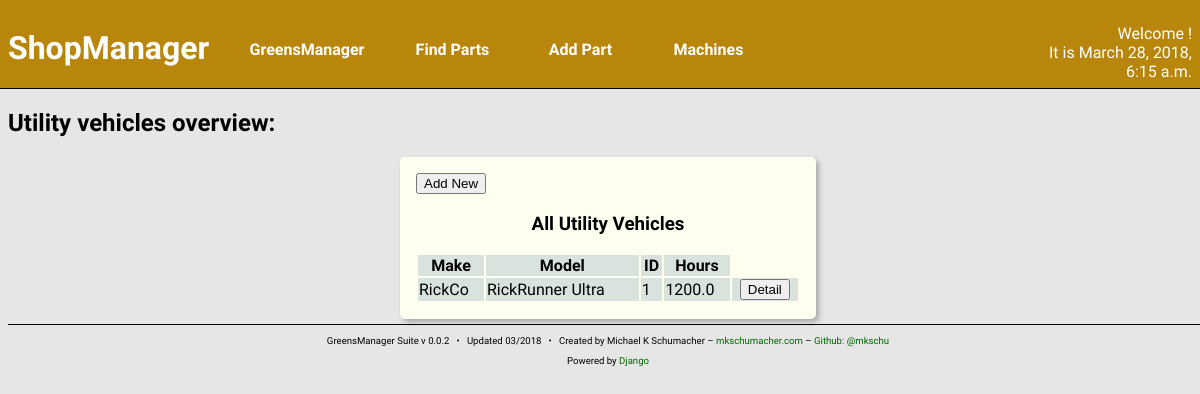
The page /shop/util/ on the database as committed earlier.
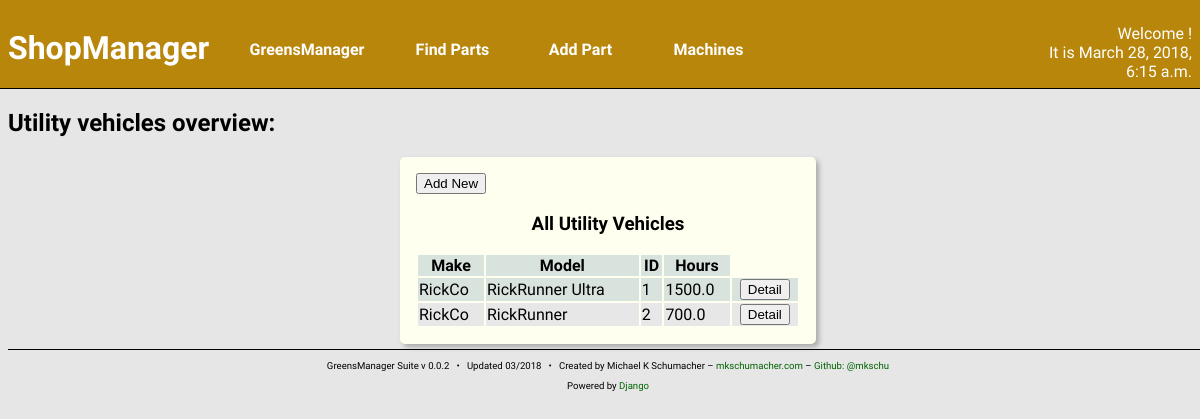
The same page on the database as committed later.
### machines/models.py (models this page shows, shortened)
class Machine(models.Model):
    make = models.CharField(max_length=128)
    model = models.TextField(max_length=256)
    year = models.IntegerField()
    ident_number = models.CharField(max_length=16,
                                    blank = True,
                                    null = True)
    date_purchased = models.DateField()
    hours = models.FloatField()
    in_commission = models.BooleanField(default = True)
    fuel_type = models.ManyToManyField('parts.Fuel',
                                       blank = True,
                                       related_name = '+')
    oil_type = models.ManyToManyField('parts.Oil',
                                      blank = True,
                                      related_name = '+')
    oil_capacity = models.FloatField(blank = True, null = True)
    hyd_oil_type = models.ManyToManyField('parts.Oil',
                                          blank = True,
                                          related_name = '+')
    hyd_oil_capacity = models.FloatField(blank = True, null = True)
    oil_filter = models.ManyToManyField('parts.Filter',
                                        blank = True,
                                        related_name = '+')
    hyd_oil_filter = models.ManyToManyField('parts.Filter',
                                            blank = True,
                                            related_name = '+')
    fuel_filter = models.ManyToManyField('parts.Filter',
                                         blank = True,
                                         related_name = '+')
    created_at = models.DateTimeField(auto_now_add=True)
    updated_at = models.DateTimeField(auto_now=True)

class UtilVehicle(Machine):
    bed_size = models.FloatField(blank = True, null = True)

class Machine(models.Model):
    make = models.CharField(max_length=128)
    model = models.TextField(max_length=256)
    year = models.IntegerField()
    ident_number = models.CharField(max_length=16,
                                    blank = True,
                                    null = True)
    date_purchased = models.DateField()
    hours = models.FloatField()
    in_commission = models.BooleanField(default = True)
    fuel_type = models.ManyToManyField('parts.Fuel',
                                       blank = True,
                                       related_name = '+')
    oil_type = models.ManyToManyField('parts.Oil',
                                      blank = True,
                                      related_name = '+')
    oil_capacity = models.FloatField(blank = True, null = True)
    hyd_oil_type = models.ManyToManyField('parts.Oil',
                                          blank = True,
                                          related_name = '+')
    hyd_oil_capacity = models.FloatField(blank = True, null = True)
    oil_filter = models.ManyToManyField('parts.Filter',
                                        blank = True,
                                        related_name = '+')
    hyd_oil_filter = models.ManyToManyField('parts.Filter',
                                            blank = True,
                                            related_name = '+')
    fuel_filter = models.ManyToManyField('parts.Filter',
                                         blank = True,
                                         related_name = '+')
    created_at = models.DateTimeField(auto_now_add=True)
    updated_at = models.DateTimeField(auto_now=True)

### machines/views.py (the view)
def utilIndex(request):
    utils = UtilVehicle.objects.all()
    context = {
        'curr_time': curr_time(),
        'utils': utils,
    }
    return render(request, 'machines/util_index.html', context)

### machines/views.py (called while the page is built)
def curr_time():
    return now()

### machines/templates/machines/util_index.html
{% include "machines/shophead.html" %}
<h2>Utility vehicles overview:</h2>
<section class="content-block content-block-full">
    <a href="{% url 'shop:util_new' %}">
        <button>Add New</button>
    </a>
    <h3>All Utility Vehicles</h3>
    <table>
        <thead>
            <th>Make</th>
            <th>Model</th>
            <th>ID</th>
            <th>Hours</th>
        </thead>
        {% for u in utils %}
        <tr>
            <td>{{ u.make }}</td>
            <td>{{ u.model }}</td>
            <td>{{ u.ident_number }}</td>
            <td>{{ u.hours }}</td>
            <td class="center-align">
                <a href="{% url 'shop:util_detail' pk=u.pk %}">
                    <button>Detail</button>
                </a>
            </td>
        </tr>
        {% endfor %}
    </table>
</section>
{% include "foot.html" %}

Rows that differ between the two databases and show on the page:
changed through a linked row, UtilVehicle "RickRunner Ultra": hours "1200.0" → "1500.0"
added UtilVehicle: make "RickCo", model "RickRunner", ident_number "2", hours "700.0"
